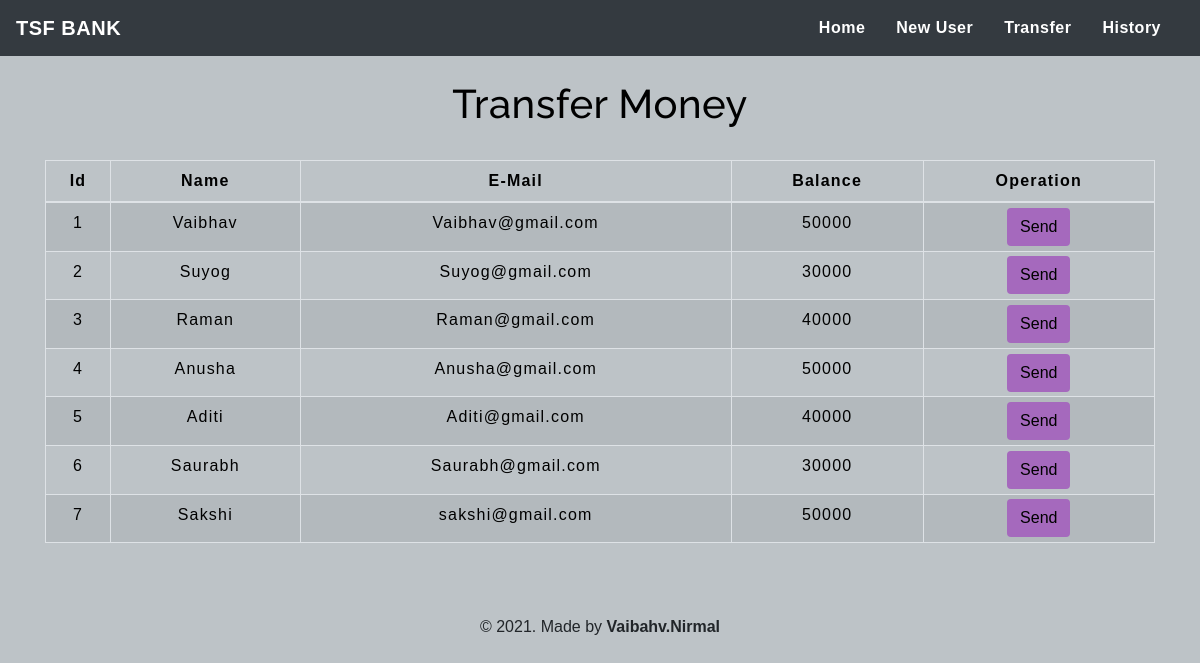
The app's page /transfermoney.php with its own data.
### tables this page shows
CREATE TABLE `users` (
  `id` int(3) NOT NULL,
  `name` text NOT NULL,
  `email` varchar(30) NOT NULL,
  `balance` int(8) NOT NULL
);

### transfermoney.php (the view, shortened to what this page needs)
<!DOCTYPE html>
<html lang="en">
<head>
    <link rel="stylesheet" href="https://maxcdn.bootstrapcdn.com/bootstrap/4.0.0/css/bootstrap.min.css">
    <link rel="stylesheet" type="text/css" href="css/table.css">
    <link rel="stylesheet" type="text/css" href="css/navbar.css">
</head>
<body style="background-color : #BDC3C7;">
<?php
    include 'config.php';
    $sql = "SELECT * FROM users";
    $result = mysqli_query($conn,$sql);
?>
<?php
  include 'navbar.php';
?>
<div class="container">
        <h2 class="text-center pt-4" style="color : black;">Transfer Money</h2>
        <br>
            <div class="row">
                <div class="col">
                    <div class="table-responsive-sm">
                    <table class="table table-hover table-sm table-striped table-condensed table-bordered" style="border-color:black;">
                        <thead style="color : black;">
                            <tr>
                            <th scope="col" class="text-center py-2">Id</th>
                            <th scope="col" class="text-center py-2">Name</th>
                            <th scope="col" class="text-center py-2">E-Mail</th>
                            <th scope="col" class="text-center py-2">Balance</th>
                            <th scope="col" class="text-center py-2">Operation</th>
                            </tr>
                        </thead>
                        <tbody>
                <?php
                    while($rows=mysqli_fetch_assoc($result)){
                ?>
                    <tr style="color : black;">
                        <td class="py-2"><?php echo $rows['id'] ?></td>
                        <td class="py-2"><?php echo $rows['name']?></td>
                        <td class="py-2"><?php echo $rows['email']?></td>
                        <td class="py-2"><?php echo $rows['balance']?></td>
                        <td><a href="selecteduserdetail.php?id= <?php echo $rows['id'] ;?>"> <button type="button" class="btn" style="background-color : #A569BD;">Send</button></a></td>
                    </tr>
                <?php
                    }
                ?>
                        </tbody>
                    </table>
                    </div>
                </div>
            </div>
         </div>
         <footer class="text-center mt-5 py-2">
            <p>&copy 2021. Made by <b>Vaibahv.Nirmal</b> <br> </p>
        </footer>
</body>
</html>

### navbar.php (shortened to what this page needs)
<nav class="navbar navbar-expand-md navbar-light bg-dark">
<a class="navbar-brand" href="index.php" style="color : #ffffff;"><b>TSF BANK</b></a>
<div class="collapse navbar-collapse" id="collapsibleNavbar">
      <ul class="navbar-nav ml-auto">
        <li class="nav-item">
          <a class="nav-link" href="index.php" style="color : #ffffff;"><b>Home</b></a>
        </li>
        <li class="nav-item">
          <a class="nav-link" href="createuser.php" style="color : #ffffff;"><b>New User</b></a>
        </li>
        <li class="nav-item">
          <a class="nav-link" href="transfermoney.php" style="color : #ffffff;"><b>Transfer</b></a>
        </li>
        <li class="nav-item">
          <a class="nav-link" href="transactionhistory.php" style="color : #ffffff;"><b>History</b></a>
        </li>
    </div>
 </nav>

### css/table.css (style rules this page uses)
* { padding: 0; margin: 0; box-sizing: border-box; font-family: sans-serif; }
h2 { font-size: 40px; }
table { letter-spacing: 1.2px; }
td { text-align: center; }
button { border:none; background: #d9d9d9; transition: 1s; }

### css/navbar.css (style rules this page uses)
.nav-link { margin-right: 15px; color:#2F363F; letter-spacing: 0.5px; transition: 0.5s; }
.navbar-brand { color: #4C4B4B; letter-spacing: 0.5px; }
h2 { color: #4C4B4B; letter-spacing: 0.5px; font-family: raleway; }

### transfermoney.php (style rules this page uses)
button { transition: 1.5s; }

### records on screen
users: id "1", name "Vaibhav", email "Vaibhav@gmail.com", balance "50000"
users: id "2", name "Suyog", email "Suyog@gmail.com", balance "30000"
users: id "3", name "Raman", email "Raman@gmail.com", balance "40000"
users: id "4", name "Anusha", email "Anusha@gmail.com", balance "50000"
users: id "5", name "Aditi", email "Aditi@gmail.com", balance "40000"
users: id "6", name "Saurabh", email "Saurabh@gmail.com", balance "30000"
users: id "7", name "Sakshi", email "sakshi@gmail.com", balance "50000"
